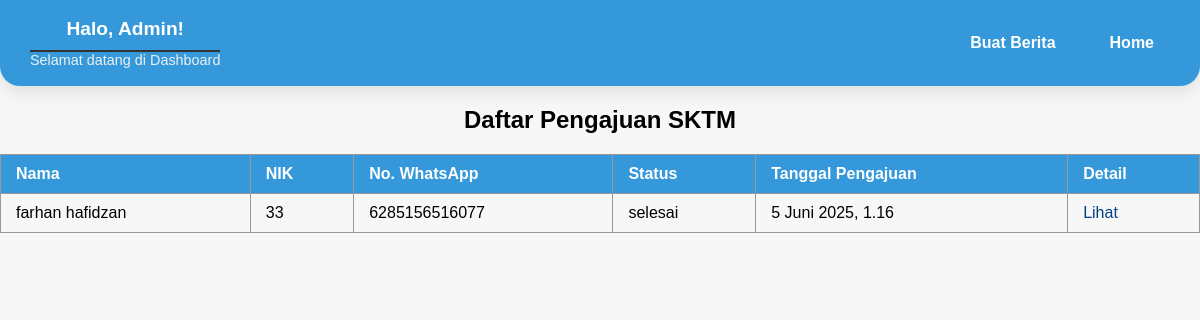
/sktm/sktm/ (signed in), run on the app's committed database.
### kembang/models.py (models this page shows, shortened)
class SKTMPengajuan(models.Model):
    user = models.ForeignKey(User, on_delete=models.CASCADE)
    nama_lengkap = models.CharField(max_length=100)
    nik = models.CharField(max_length=16)
    no_whatsapp = models.CharField(max_length=15)
    surat_pengantar = models.FileField(upload_to='sktm/surat_pengantar/')
    foto_ktp = models.ImageField(upload_to='sktm/foto_ktp/')
    foto_kk = models.ImageField(upload_to='sktm/foto_kk/')
    surat_pernyataan = models.FileField(upload_to='sktm/surat_pernyataan/')
    tanggal_pengajuan = models.DateTimeField(auto_now_add=True)
    status = models.CharField(max_length=20, choices=STATUS_CHOICES, default='diajukan')
    hasil_surat = models.FileField(upload_to='sktm/hasil_surat/', blank=True, null=True)

### kembang/views.py (the view)
# urls.py: path('sktm/sktm/', views.daftar_sktm, name='daftar_pengajuan_sktm'),
@staff_member_required
def daftar_sktm(request):
    daftar = SKTMPengajuan.objects.all().order_by('-tanggal_pengajuan')
    return render(request, 'admin/daftar_sktm.html', {'daftar': daftar})

### kembang/templates/admin/daftar_sktm.html (shortened to what this page needs)
{%load static%}
<!DOCTYPE html>
<html>
<head>
    <link rel="stylesheet" href="{% static 'css/daftar_pindah.css' %}">
</head>
<body>
     <nav class="admin-navbar" data-aos="fade-down">
  <div class="admin-navbar-content">
    <div class="admin-brand">
      <link rel="stylesheet" href="{% static 'img/logo tegar.png' %}">
      <div class="admin-title">
        <h1>Halo, Admin!</h1>
        <p>Selamat datang di Dashboard</p>
      </div>
    </div>
    <ul class="admin-nav-links">
     <li> <a href="{% url 'announcement_manage'%}">Buat Berita</a></li>
     <li> <a href="{% url 'home'%}">Home</a></li>
    </ul>
  </div>
</nav>
    <h2>Daftar Pengajuan SKTM</h2>
    <table border="1">
        <thead>
            <tr>
                <th>Nama</th>
                <th>NIK</th>
                <th>No. WhatsApp</th>
                <th>Status</th>
                <th>Tanggal Pengajuan</th>
                <th>Detail</th>
            </tr>
        </thead>
        <tbody>
            {% for item in daftar %}
            <tr>
                <td>{{ item.nama_lengkap }}</td>
                <td>{{ item.nik }}</td>
                <td>{{ item.no_whatsapp }}</td>
                <td>{{ item.status }}</td>
                <td>{{ item.tanggal_pengajuan }}</td>
                <td><a href="{% url 'detail_pengajuan_sktm' item.pk %}">Lihat</a></td>
            </tr>
            {% empty %}
            <tr><td colspan="6">Belum ada pengajuan.</td></tr>
            {% endfor %}
        </tbody>
    </table>
</body>
</html>

### kembang/static/css/daftar_pindah.css (style rules this page uses)
body { font-family: Arial, sans-serif; background-color: #f7f7f7; margin: 0; padding: 0; }
h2 { text-align: center; }
a { color: #3498db; text-decoration: none; }
.admin-navbar { background: #3498DB; box-shadow: 0 6px 18px rgba(0, 0, 0, 0.1); padding: 18px 30px; border-radius: 0 0 20px 20px; position: relative; z-index: 10; font-family: 'Poppins', sans-serif; color: #fff; }
.admin-navbar-content { display: flex; align-items: center; justify-content: space-between; flex-wrap: wrap; gap: 20px; }
.admin-brand { display: flex; align-items: center; gap: 15px; }
.admin-title h1 { margin: 0; font-size: 1.2rem; color: #ffffff; }
.admin-title p { margin: 0; font-size: 0.9rem; color: #ecf0f1; }
.admin-nav-links { list-style: none; display: flex; gap: 22px; margin: 0; padding: 0; }
.admin-nav-links li a { text-decoration: none; font-weight: 600; color: #ffffff; padding: 8px 16px; border-radius: 8px; transition: background-color 0.3s ease, color 0.3s ease; }
h1 { text-align: center; border-bottom: 2px solid #333; padding-bottom: 10px; margin-bottom: 30px; }
table { width: 100%; border-collapse: collapse; margin-bottom: 30px; }
th, td { border: 1px solid #999; padding: 10px 15px; text-align: left; }
th { background-color: #3498db; color: white; font-weight: bold; }
a { color: #004085; text-decoration: none; }

### data on the page
SKTMPengajuan: nama_lengkap "farhan hafidzan", nik "33", no_whatsapp "6285156516077", status "selesai", tanggal_pengajuan "5 Juni 2025, 1.16"
